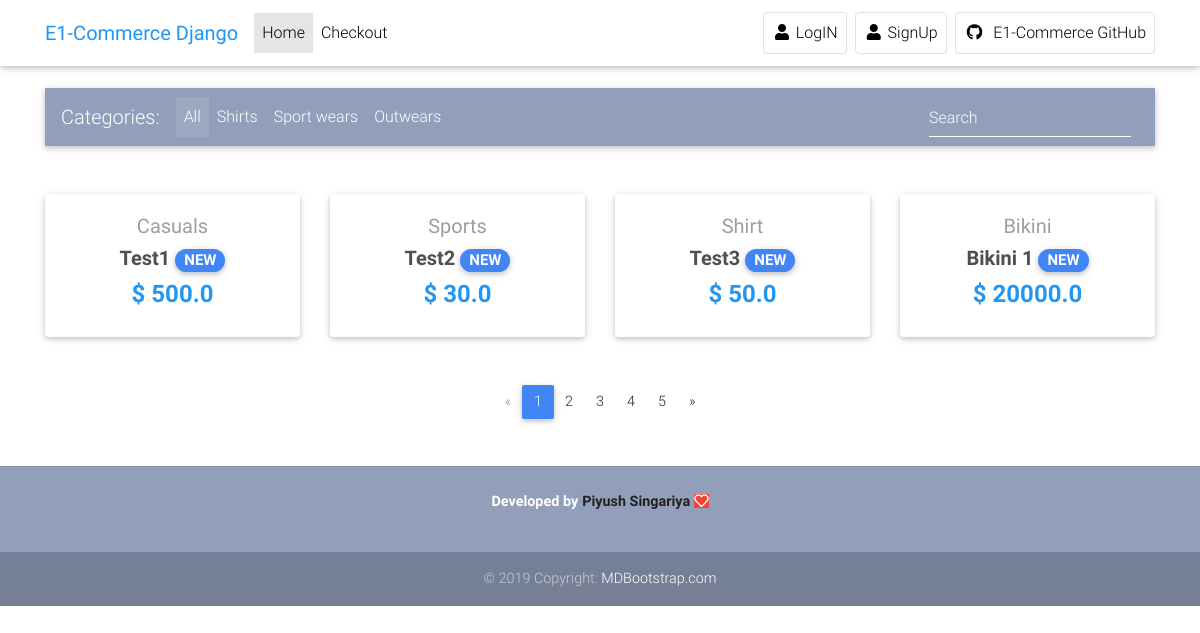
The app's page /, older data.
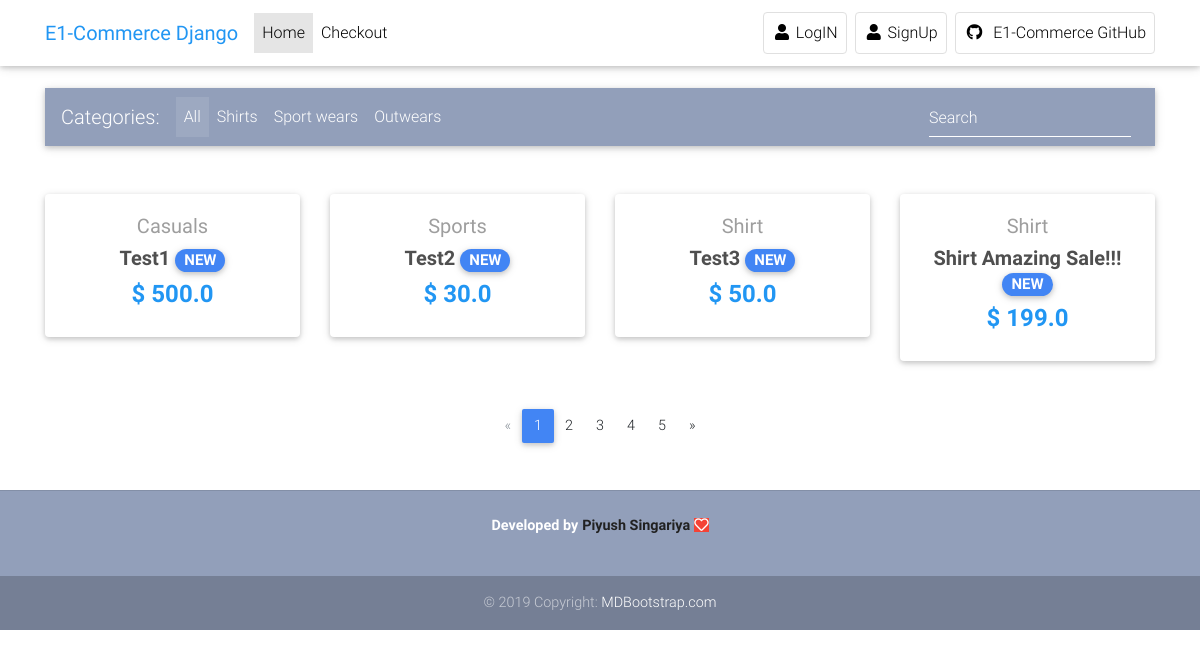
The same page, newer data.
### core/models.py (models this page shows, shortened)
class Item(models.Model):
    title = models.CharField(max_length=300)
    image = models.ImageField(default="default.jpg")
    price = models.FloatField()
    discount_price = models.FloatField(blank=True, null=True)
    category = models.CharField(choices=CATEGORY_CHOICE, max_length=2)
    label = models.CharField(choices=Label_CHOICES, max_length=1)
    slug = models.SlugField()
    description = models.TextField(default="This is a Fake Description")
    bestseller = models.BooleanField(default=False)
    isNewItem = models.BooleanField(default=True)
    def get_absolute_url(self):
        return reverse("core:product", kwargs={
            'slug': self.slug
        })

### core/views.py (the view)
# urls.py: path('', IndexView.as_view(), name="index"),
class IndexView(ListView):
    model = Item
    template_name = "index.html"

### templates/index.html (shortened to what this page needs)
{% extends 'base.html' %}
{% load static %}
{% block content %}
  <main>
    <div class="container">
      <nav class="navbar navbar-expand-lg navbar-dark mdb-color lighten-3 mt-3 mb-5">
        <span class="navbar-brand">Categories:</span>
        <div class="collapse navbar-collapse" id="basicExampleNav">
          <ul class="navbar-nav mr-auto">
            <li class="nav-item active">
              <a class="nav-link" href="#">All
              </a>
            </li>
            <li class="nav-item">
              <a class="nav-link" href="#">Shirts</a>
            </li>
            <li class="nav-item">
              <a class="nav-link" href="#">Sport wears</a>
            </li>
            <li class="nav-item">
              <a class="nav-link" href="#">Outwears</a>
            </li>
          </ul>
          <form class="form-inline">
            <div class="md-form my-0">
              <input class="form-control mr-sm-2" type="text" placeholder="Search" aria-label="Search">
            </div>
          </form>
        </div>
      </nav>
      <section class="text-center mb-4">
        <div class="row wow fadeIn">
          {% for item in object_list %}
          <div class="col-lg-3 col-md-6 mb-4">
            <div class="card">
              <div class="card-body text-center">
                <a href="{{ item.get_absolute_url }}" class="grey-text">
                  <h5>{{ item.get_category_display }}</h5></a>
                  <h5><strong><a href="{{ item.get_absolute_url }}" class="dark-grey-text">{{ item.title }}
                      <span class="badge badge-pill {{ item.get_label_display }}-color">NEW</span></a>
                  </strong></h5>
                <h4 class="font-weight-bold blue-text"><strong>$
                    {% if item.discount_price %}
                    {{ item.discount_price }}
                    {% else %}
                    {{ item.price }}
                    {% endif %}
                </strong></h4>
              </div>
            </div>
          </div>
          {% endfor %}
        </div>
      </section>
      <nav class="d-flex justify-content-center wow fadeIn">
        <ul class="pagination pg-blue">
          <li class="page-item disabled">
            <a class="page-link" href="#" aria-label="Previous">
              <span aria-hidden="true">&laquo;</span>
            </a>
          </li>
          <li class="page-item active">
            <a class="page-link" href="#">1
            </a>
          </li>
          <li class="page-item">
            <a class="page-link" href="#">2</a>
          </li>
          <li class="page-item">
            <a class="page-link" href="#">3</a>
          </li>
          <li class="page-item">
            <a class="page-link" href="#">4</a>
          </li>
          <li class="page-item">
            <a class="page-link" href="#">5</a>
          </li>
          <li class="page-item">
            <a class="page-link" href="#" aria-label="Next">
              <span aria-hidden="true">&raquo;</span>
            </a>
          </li>
        </ul>
      </nav>
    </div>
  </main>
{% endblock content %}

### templates/base.html (shortened to what this page needs)
<!DOCTYPE html>
<html>
    {% include "head.html" %}
    <body>
    <div class="mt-5 pt-4">
    </div>
    {% include "navbar.html" %}
    {% block content %}
    {% endblock content %}
    {% include "footer.html" %}
    </body>
</html>

### templates/head.html (shortened to what this page needs)
{% load static %}
<head>
  <link rel="stylesheet" href="https://use.fontawesome.com/releases/v5.11.2/css/all.css">
  <link href="{% static 'css/bootstrap.min.css' %}" rel="stylesheet">
  <link href="{% static 'css/mdb.min.css' %}" rel="stylesheet">
  <link href="{% static 'css/style.min.css' %}" rel="stylesheet">
</head>

### templates/navbar.html (shortened to what this page needs)
  <nav class="navbar fixed-top navbar-expand-lg navbar-light white scrolling-navbar">
    <div class="container">
      <a class="navbar-brand waves-effect" href="/">
        <strong class="blue-text">E1-Commerce Django</strong>
      </a>
      <div class="collapse navbar-collapse" id="navbarSupportedContent">
        <ul class="navbar-nav mr-auto">
          <li class="nav-item active">
            <a class="nav-link waves-effect" href="/">Home
            </a>
          </li>
          <li class="nav-item">
            <a class="nav-link waves-effect" href="checkout/">Checkout</a>
          </li>
        </ul>
        <ul class="navbar-nav nav-flex-icons">
          {% if request.user.is_authenticated %}
            <li class="nav-item mr-2">
            <a class="nav-link waves-effect">
              <span class="badge red z-depth-1 mr-1"> 1 </span>
              <i class="fas fa-shopping-cart"></i>
              <span class="clearfix d-none d-sm-inline-block"> Cart </span>
            </a>
            </li>
            <li class="nav-item mr-2">
            <a class="nav-link border border-light rounded waves-effect" href="{% url 'account_logout' %}">
              <i class="fas fa-user"></i>
              <span class="clearfix d-none d-sm-inline-block "> LogOut </span>
            </a>
            </li>
          {% else %}
            <li class="nav-item mr-2">
            <a class="nav-link border border-light rounded waves-effect" href="{% url 'account_login' %}">
              <i class="fas fa-user"></i>
              <span class="clearfix d-none d-sm-inline-block"> LogIN </span>
            </a>
            </li>
            <li class="nav-item">
            <a class="nav-link border border-light rounded waves-effect" href="{% url 'account_signup' %}">
              <i class="fas fa-user"></i>
              <span class="clearfix d-none d-sm-inline-block"> SignUp </span>
            </a>
            </li>
          <li class="nav-item ml-2">
            <a href="https://github.com/piyushsingariya/Ecommerce-django" class="nav-link border border-light rounded waves-effect"
              target="_blank">
              <i class="fab fa-github mr-2"></i>E1-Commerce GitHub
            </a>
          </li>
          {% endif %}
        </ul>
      </div>
    </div>
  </nav>

### templates/footer.html
{% load static %}
  <footer class="page-footer text-center font-small mt-4 wow fadeIn">
    <hr class="my-4">
    <div class="pb-4 font-weight-bold">
       <p><a href="https://www.linkedin.com/in/piyushsingariya" target="_blank">Developed by</a><a href="https://www.linkedin.com/in/piyushsingariya" target="_blank" class="text-dark ml-1 mr-1">Piyush Singariya</a><i class="far fa-heart red"></i></p>
    </div>
    <div class="footer-copyright py-3">
      © 2019 Copyright:
      <a href="https://mdbootstrap.com/education/bootstrap/" target="_blank"> MDBootstrap.com </a>
    </div>
  </footer>

### templates/scripts.html (shortened to what this page needs)
{% load static %}

### templates/head.html (style rules this page uses)
html, body, header, .carousel { height: 60vh; }

Row changes from the older to the newer data that the page shows:
removed Item: category "Bikini", title "Bikini 1", price "20000.0"
added Item: category "Shirt", title "Shirt Amazing Sale!!!", discount_price "199.0"
